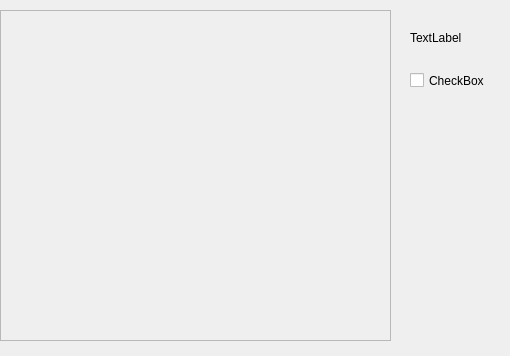
<?xml version="1.0" encoding="UTF-8"?>
<ui version="4.0">
 <class>WidgetPosicionBola</class>
 <widget class="QWidget" name="WidgetPosicionBola">
  <property name="geometry">
   <rect>
    <x>0</x>
    <y>0</y>
    <width>510</width>
    <height>356</height>
   </rect>
  </property>
  <property name="windowTitle">
   <string>Form</string>
  </property>
  <widget class="QFrame" name="framePosicionBola">
   <property name="geometry">
    <rect>
     <x>0</x>
     <y>10</y>
     <width>391</width>
     <height>331</height>
    </rect>
   </property>
   <property name="frameShape">
    <enum>QFrame::StyledPanel</enum>
   </property>
   <property name="frameShadow">
    <enum>QFrame::Raised</enum>
   </property>
  </widget>
  <widget class="QLabel" name="label">
   <property name="geometry">
    <rect>
     <x>410</x>
     <y>30</y>
     <width>59</width>
     <height>15</height>
    </rect>
   </property>
   <property name="text">
    <string>TextLabel</string>
   </property>
  </widget>
  <widget class="QCheckBox" name="checkBox">
   <property name="geometry">
    <rect>
     <x>410</x>
     <y>70</y>
     <width>85</width>
     <height>21</height>
    </rect>
   </property>
   <property name="text">
    <string>CheckBox</string>
   </property>
  </widget>
 </widget>
 <resources/>
 <connections/>
</ui>
